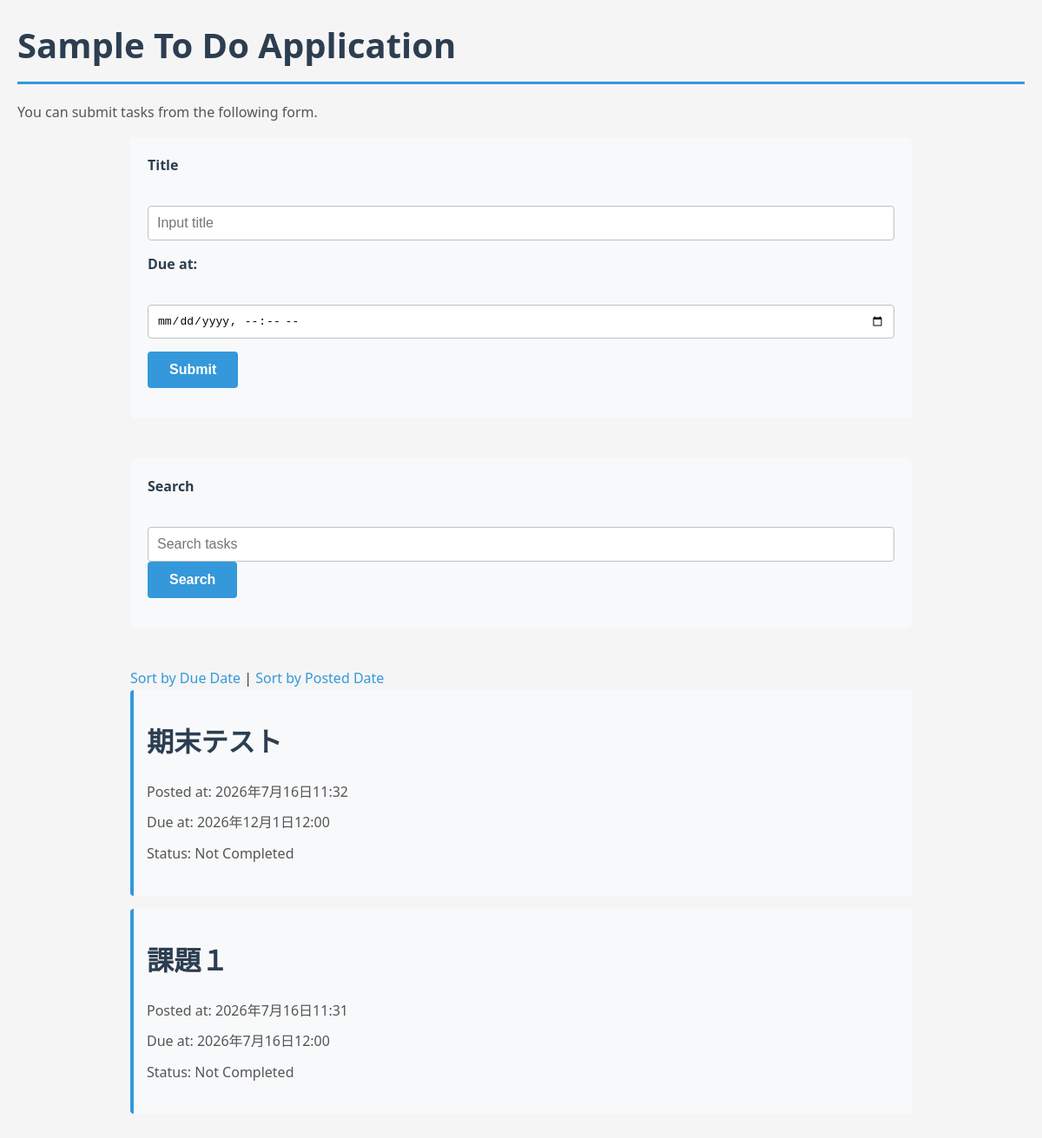
Before: / with the older database file.
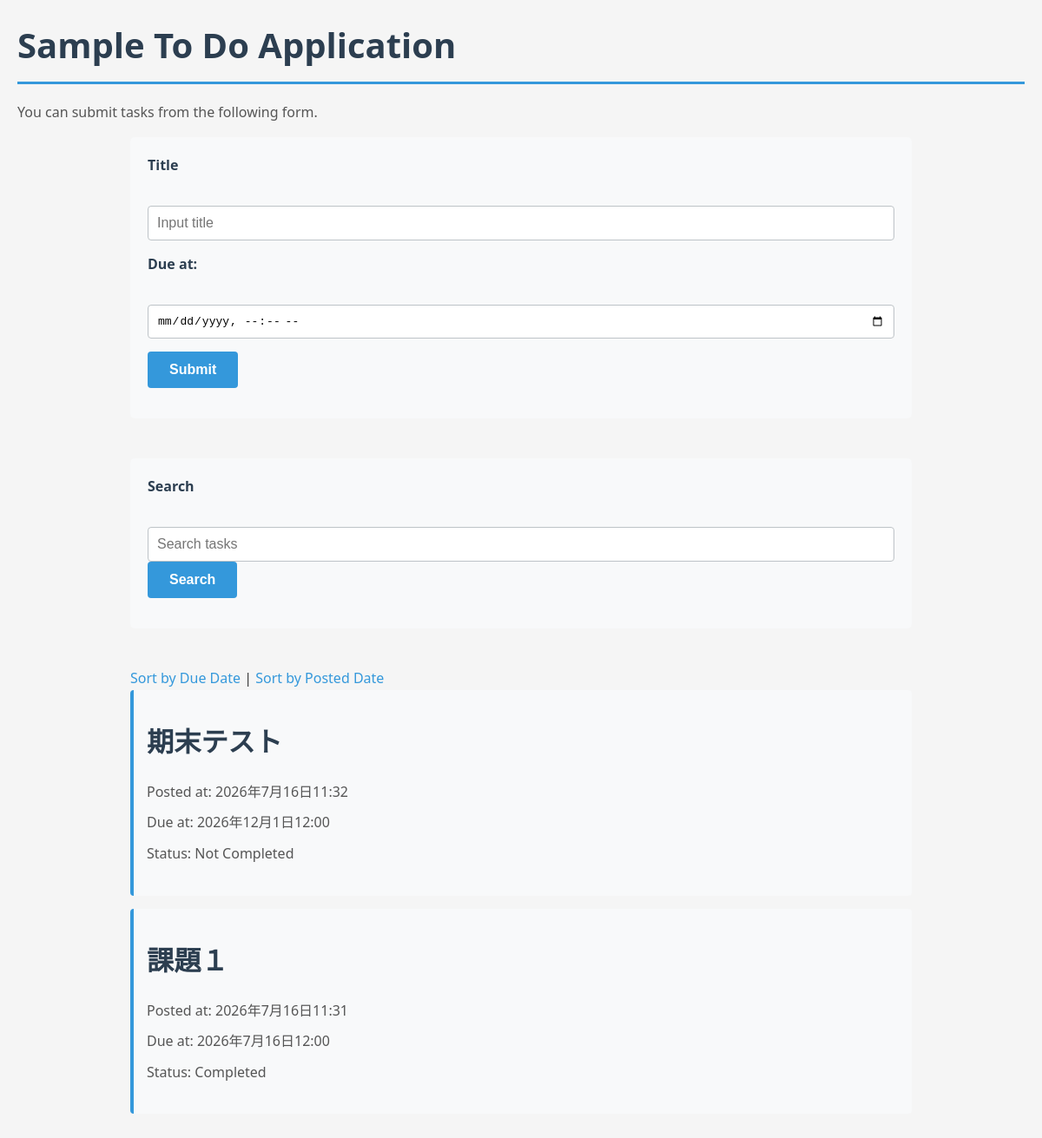
After: the same page with the newer database file.
### todo/models.py (models this page shows, shortened)
class Task(models.Model):
    title = models.CharField(max_length=100)
    completed = models.BooleanField(default=False)
    posted_at = models.DateTimeField(default=timezone.now)
    due_at = models.DateTimeField(null=True, blank=True)

### todo/views.py (the view)
# urls.py: path('', todo_views.index, name='index'),
def index(request):
    if request.method == 'POST':
        task = Task(title=request.POST['title'],
                    due_at=make_aware(parse_datetime(request.POST['due_at'])))
        task.save()
    query = request.GET.get('q', '').strip()
    tasks = Task.objects.all()
    if query:
        tasks = tasks.filter(title__icontains=query)
    if request.GET.get('order') == 'due':
        tasks = tasks.order_by('due_at')
    else:
        tasks = tasks.order_by('-posted_at')
    context = {
        'tasks': tasks,
        'query': query,
    }
    return render(request, 'todo/index.html', context)

### todo/templates/todo/index.html (shortened to what this page needs)
{% load static %}
<!DOCTYPE html>
<html lang="ja">
<head>
<link rel="stylesheet" href="{% static 'todo/style.css' %}">
</head>
<body>
<h1>Sample To Do Application</h1>
<p>You can submit tasks from the following form.</p>
<form action="{% url 'index' %}" method="post">
<div>
<label for="titleInput">Title</label><br>
<input id="titleInput" name="title" type="text" placeholder="Input title">
</div>
<div>
<label for="dueInput">Due at:</label><br>
<input id="dueInput" name="due_at" type="datetime-local">
</div>
<div>
<button type="submit">Submit</button>
</div>
</form>
<br>
<form action="{% url 'index' %}" method="get">
<div>
<label for="searchInput">Search</label><br>
<input id="searchInput" name="q" type="text" value="{{ query }}" placeholder="Search tasks">
<button type="submit">Search</button>
</div>
</form>
<br>
<div>
<a href="{% url 'index' %}?order=due{% if query %}&q={{ query }}{% endif %}">Sort by Due Date</a> |
<a href="{% url 'index' %}?order=post{% if query %}&q={{ query }}{% endif %}">Sort by Posted Date</a>
</div>
{% if tasks %}
{% for task in tasks %}
<div class="text">
<h2><a href="{%url 'detail' task.id %}">{{ task.title }}</a></h2>
<ul>
<li>Posted at: {{ task.posted_at }}</li>
{% if task.due_at %}
<li>Due at: {{ task.due_at }}</li>
{% endif %}
{% if task.completed %}
<li>Status: Completed</li>
{% else %}
<li>Status: Not Completed</li>
{% endif %}
</ul>
</div>
{% endfor %}
{% else %}
<p>該当する課題はありません</p>
{% endif %}
</body>
</html>

Changed rows visible on the page:
changed Task "課題１": completed "Status: Not Completed" → "Status: Completed"
